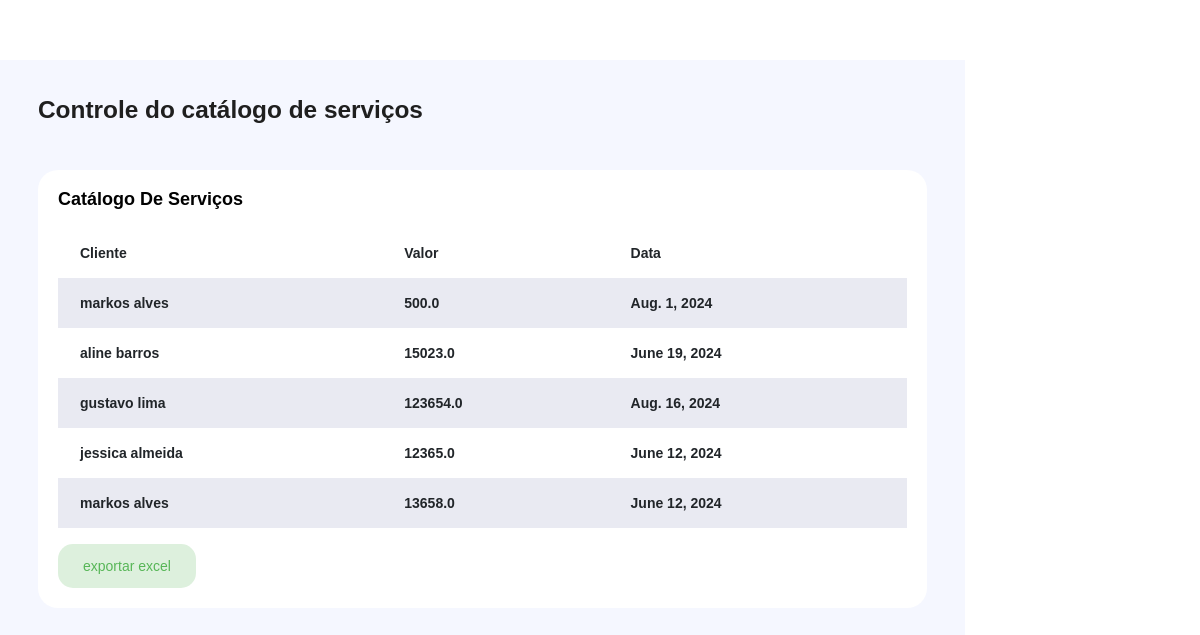
The page / on the database its author committed.
### compras/models.py (models this page shows)
class compras(models.Model):
    cliente = models.ForeignKey(
        to= cliente,
        blank=False,
        null=False,
        max_length=50,
        on_delete=models.CASCADE
    )
    valor = models.FloatField(
        null=False,
        blank=False
    )
    data = models.DateField(
        null=False,
        blank=False
    )

### cliente/models.py (models this page shows)
class cliente(models.Model):
    nome = models.CharField(
        blank=False,
        null=False,
        max_length=50
    )
    sobrenome = models.CharField(
        blank=False,
        null=False,
        max_length=50
    )
    def __str__(self):
        return f'{self.nome} {self.sobrenome}'

### cliente/views.py (the view)
# urls.py: path('', view_data, name='view_data'),
def view_data(request):
    objects = compras.objects.all()
    return render(
        request,
        'relatorio.html',
        {
            'objects': objects
        }
    )

### templates/relatorio.html
{% load static %}
<!DOCTYPE html>
<html lang="en">
{% include 'partials/_header.html' %}
<body>
  <div class="container-scroller">
    <div class="container-fluid page-body-wrapper">
      <div class="main-panel">
        <div class="content-wrapper">
          <div class="row">
            <div class="col-md-12 grid-margin">
              <div class="row">
                <div class="col-12 col-xl-8 mb-4 mb-xl-0">
                  <h3 class="font-weight-bold">Controle do catálogo de serviços</h3>
                </div>
              </div>
            </div>
          </div>
          <div class="row">
            <div class="col-md-12 grid-margin stretch-card">
              <div class="card">
                <div class="card-body">
                  <h4 class="card-title">Catálogo de serviços</h4>
                  <div class="table-responsive">
                    <table class="table table-striped table-borderless">
                      <thead>
                        <tr>
                          <th>Cliente</th>
                          <th>Valor</th>
                          <th>Data</th>
                        </tr>
                      </thead>
                      <tbody>
                        {% for object in objects %}
                          <tr>
                            <td class="font-weight-bold" >{{object.cliente}}</td>
                            <td class="font-weight-bold" >{{object.valor}}</td>
                            <td class="font-weight-bold" >{{object.data}}</td>
                          </tr>
                        {% endfor %}
                      </tbody>
                    </table>
                    <div class="mt-3" >
                      <a href="">
                        <button type="button" class="btn btn-inverse-success btn-fw"> exportar excel </button>
                      </a>
                    </div>
                  </div>
                </div>
              </div>
            </div>
          </div>
        </div>
      </div>
    </div>
  </div>
</body>
</html>

### templates/partials/_header.html (shortened to what this page needs)
{% load static %}
<head>
  <link rel="stylesheet" href="https://stackpath.bootstrapcdn.com/bootstrap/4.3.1/css/bootstrap.min.css">
  <link href="https://cdn.jsdelivr.net/npm/bootstrap@5.2.2/dist/css/bootstrap.min.css" rel="stylesheet">
  <link rel="stylesheet" href="{% static 'vendors/feather/feather.css' %}">
  <link rel="stylesheet" href="{% static 'vendors/ti-icons/css/themify-icons.css' %}">
  <link rel="stylesheet" href="{% static 'vendors/css/vendor.bundle.base.css' %}">
  <link rel="stylesheet" href="{% static 'vendors/select2/select2.min.css' %}">
  <link rel="stylesheet" href="{% static 'vendors/select2-bootstrap-theme/select2-bootstrap.min.css' %}">
  <link rel="stylesheet" href="{% static 'css/vertical-layout-light/style.css' %}">
</head>

### rows shown on the page
compras: cliente "markos alves", valor "500.0", data "Aug. 1, 2024"
compras: cliente "aline barros", valor "15023.0", data "June 19, 2024"
compras: cliente "gustavo lima", valor "123654.0", data "Aug. 16, 2024"
compras: cliente "jessica almeida", valor "12365.0", data "June 12, 2024"
compras: cliente "markos alves", valor "13658.0", data "June 12, 2024"
